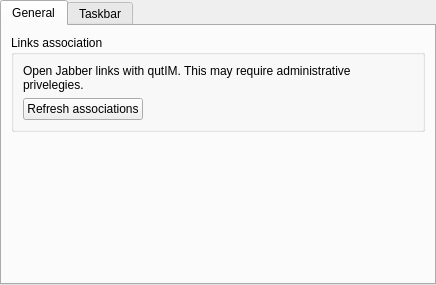
<?xml version="1.0" encoding="UTF-8"?>
<ui version="4.0">
 <class>WSettingsForm</class>
 <widget class="QWidget" name="WSettingsForm">
  <property name="geometry">
   <rect>
    <x>0</x>
    <y>0</y>
    <width>436</width>
    <height>285</height>
   </rect>
  </property>
  <property name="windowTitle">
   <string>Form</string>
  </property>
  <property name="locale">
   <locale language="English" country="UnitedStates"/>
  </property>
  <layout class="QHBoxLayout" name="horizontalLayout">
   <property name="margin">
    <number>0</number>
   </property>
   <item>
    <widget class="QTabWidget" name="tabWidget">
     <property name="locale">
      <locale language="English" country="UnitedStates"/>
     </property>
     <property name="currentIndex">
      <number>0</number>
     </property>
     <widget class="QWidget" name="tabGereral">
      <attribute name="title">
       <string>General</string>
      </attribute>
      <layout class="QVBoxLayout" name="verticalLayout_4">
       <item>
        <widget class="QGroupBox" name="groupBox_4">
         <property name="title">
          <string>Links association</string>
         </property>
         <layout class="QVBoxLayout" name="verticalLayout_5">
          <item>
           <widget class="QLabel" name="label">
            <property name="text">
             <string>Open Jabber links with qutIM. This may require administrative privelegies.</string>
            </property>
            <property name="wordWrap">
             <bool>true</bool>
            </property>
           </widget>
          </item>
          <item>
           <layout class="QHBoxLayout" name="horizontalLayout_2">
            <item>
             <widget class="QPushButton" name="pushButton">
              <property name="font">
               <font>
                <kerning>true</kerning>
               </font>
              </property>
              <property name="styleSheet">
               <string notr="true"/>
              </property>
              <property name="text">
               <string>Refresh associations</string>
              </property>
             </widget>
            </item>
            <item>
             <spacer name="horizontalSpacer">
              <property name="orientation">
               <enum>Qt::Horizontal</enum>
              </property>
              <property name="sizeHint" stdset="0">
               <size>
                <width>40</width>
                <height>20</height>
               </size>
              </property>
             </spacer>
            </item>
           </layout>
          </item>
         </layout>
        </widget>
       </item>
       <item>
        <spacer name="verticalSpacer_3">
         <property name="orientation">
          <enum>Qt::Vertical</enum>
         </property>
         <property name="sizeHint" stdset="0">
          <size>
           <width>20</width>
           <height>40</height>
          </size>
         </property>
        </spacer>
       </item>
      </layout>
     </widget>
     <widget class="QWidget" name="tabTaskbar">
      <attribute name="title">
       <string>Taskbar</string>
      </attribute>
      <layout class="QVBoxLayout" name="verticalLayout_3">
       <item>
        <widget class="QGroupBox" name="groupBox">
         <property name="title">
          <string>Overlay Icon</string>
         </property>
         <layout class="QVBoxLayout" name="verticalLayout">
          <item>
           <widget class="QCheckBox" name="cb_oi_enabled">
            <property name="text">
             <string>Enabled</string>
            </property>
           </widget>
          </item>
          <item>
           <widget class="QCheckBox" name="cb_oi_showNewMsgNumber">
            <property name="styleSheet">
             <string notr="true"/>
            </property>
            <property name="text">
             <string>Show new messages number</string>
            </property>
           </widget>
          </item>
          <item>
           <widget class="QCheckBox" name="cb_oi_addNewConfMsgNumber">
            <property name="styleSheet">
             <string notr="true"/>
            </property>
            <property name="text">
             <string>Add new conference messages number</string>
            </property>
           </widget>
          </item>
         </layout>
        </widget>
       </item>
       <item>
        <widget class="QGroupBox" name="groupBox_2">
         <property name="title">
          <string>Thumbnails</string>
         </property>
         <layout class="QVBoxLayout" name="verticalLayout_2">
          <item>
           <widget class="QCheckBox" name="cb_tt_enabled">
            <property name="text">
             <string>Enabled</string>
            </property>
           </widget>
          </item>
          <item>
           <widget class="QCheckBox" name="cb_tt_showNewMsgNumber">
            <property name="styleSheet">
             <string notr="true"/>
            </property>
            <property name="text">
             <string>Show new messages number</string>
            </property>
           </widget>
          </item>
         </layout>
        </widget>
       </item>
       <item>
        <spacer name="verticalSpacer">
         <property name="orientation">
          <enum>Qt::Vertical</enum>
         </property>
         <property name="sizeHint" stdset="0">
          <size>
           <width>20</width>
           <height>40</height>
          </size>
         </property>
        </spacer>
       </item>
      </layout>
     </widget>
    </widget>
   </item>
  </layout>
 </widget>
 <resources/>
 <connections/>
</ui>
